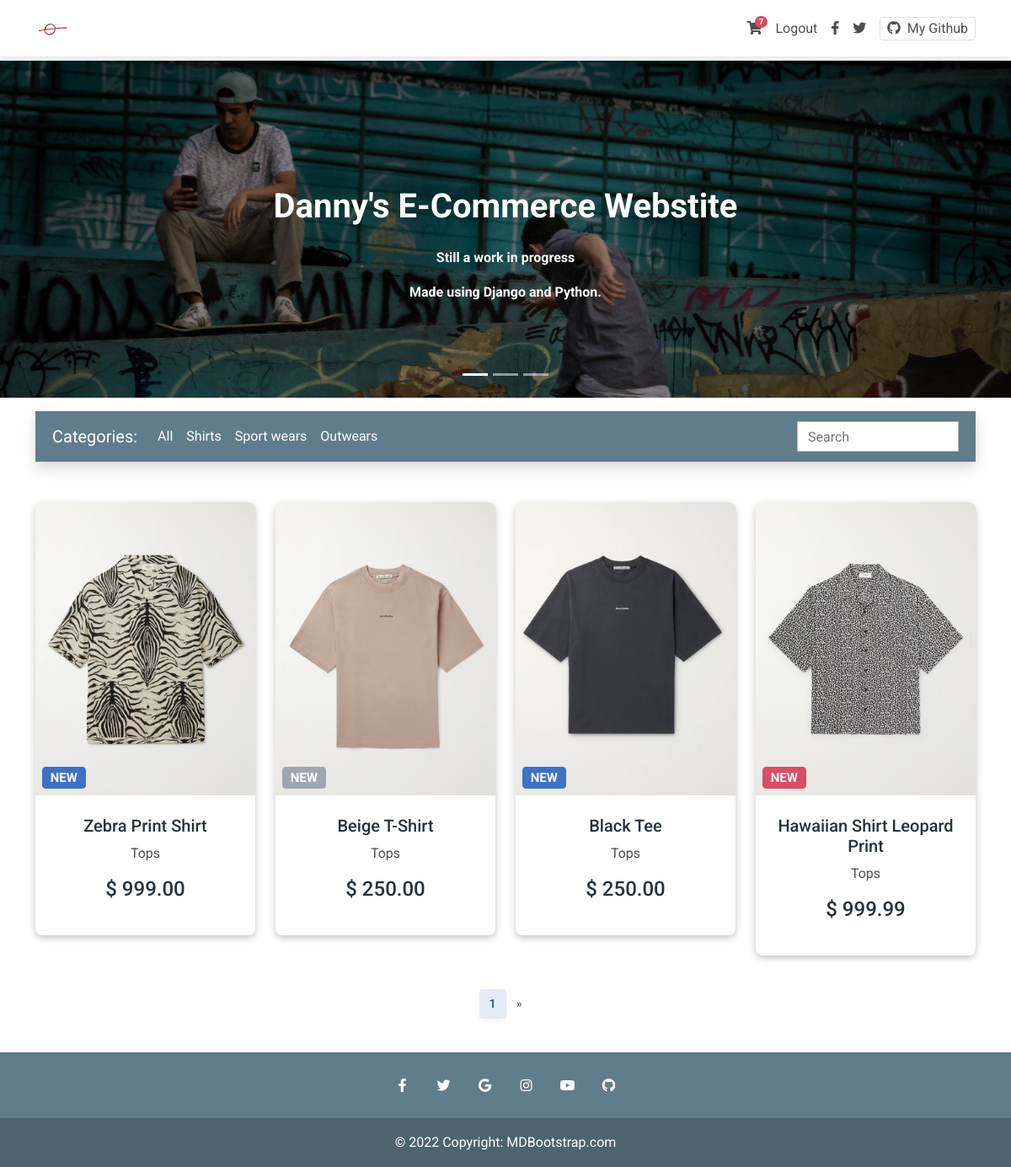
The app's page / (signed in) with its own data.
### myapp/models.py (models this page shows, shortened)
class Order(models.Model):
    user = models.ForeignKey(settings.AUTH_USER_MODEL,
                             on_delete=models.CASCADE)
    ordered = models.BooleanField(default=False)
    items = models.ManyToManyField(OrderItem)
    start_date = models.DateTimeField(auto_now_add=True)
    ordered_date = models.DateTimeField(auto_now_add=True)
    def get_quantity(self):
        count = 0
        for item in self.items.all():
                count += item.quantity
        return count

class OrderItem(models.Model):
    user = models.ForeignKey(settings.AUTH_USER_MODEL,
                             on_delete=models.CASCADE)
    item = models.ForeignKey(Item, on_delete=models.CASCADE)
    quantity = models.IntegerField(default=1)
    ordered = models.BooleanField(default=False)

class Item(models.Model):
    title = models.CharField(max_length=100)
    price = models.DecimalField(decimal_places=2, max_digits=10)
    discount = models.DecimalField(
        decimal_places=2, max_digits=10, null=True, blank=True)
    category = models.CharField(choices=CATEGORY_CHOICES, max_length=2)
    label = models.CharField(choices=LABEL_CHOICES, max_length=1)
    slug = models.SlugField()
    description = models.TextField()
    file_name = models.CharField(max_length=50)

### myapp/views.py (the view)
# urls.py: path('',views.HomeView.as_view(), name='home'),
class HomeView(ListView):
    model = Item
    paginate_by = 4
    template_name = 'index.html'

### myapp/templatetags/cart_count.py (called while the page is built)
@register.filter
def item_count(user):
    if user.is_authenticated:
        order_qs = Order.objects.filter(user=user, ordered=False)
        if order_qs.exists():
            order = order_qs[0]
            return order.get_quantity()
    return 0

@register.filter
def order_pk(user):
    if user.is_authenticated:
        order_qs = Order.objects.filter(user=user, ordered=False)
        if order_qs.exists():
            order = order_qs[0]
            return order.id
    return 0

### templates/index.html (shortened to what this page needs)
{% load static %}
{% load cart_count %}
<!DOCTYPE html>
<html lang="en">
  <head>
    <link
      rel="stylesheet"
      href="https://use.fontawesome.com/releases/v5.11.2/css/all.css"
    />
    <link rel="stylesheet" href="{% static 'css/mdb.min.css' %}" />
    <link rel="stylesheet" href="{% static 'css/style.css' %}" />
  </head>
  <body>
    <nav class="navbar fixed-top navbar-expand-lg navbar-light bg-white">
      <div class="container">
        <div class="collapse navbar-collapse" id="navbarSupportedContent1">
          <a class="navbar-brand mt-2 mt-sm-0" href="{% url 'myapp:home' %}">
            <img
              src="{% static 'img/isolate.jpg' %}"
              height="40"
              width="40"
              alt="Isolate Logo"
              loading="lazy"
            />
          </a>
        </div>
        <div class="d-flex align-items-center">
          {% if request.user.is_authenticated %}
          <a class="nav-link me-3" href="{% url 'myapp:summary' request.user|order_pk %}">
            <i class="fas fa-shopping-cart"></i>
            <span class="badge rounded-pill badge-notification bg-danger">{{ request.user|item_count }}</span>
          </a>
          <a class="nav-link me-3" href="{% url 'account_logout' %}" role="button">Logout
          </a>
          {% else %}
          <a class="nav-link me-3" href="{% url 'account_login' %}" role="button">Login
          </a>
          <a class="nav-link me-3" href="{% url 'account_signup' %}" role="button">Sign Up
          </a>
          {% endif %}
          <a class="nav-link me-3" href="#">
            <i class="fab fa-facebook-f"></i>
          </a>
          <a class="nav-link me-3" href="#">
            <i class="fab fa-twitter"></i>
          </a>
          <a
            href="https://github.com/dcueva7"
            class="border rounded px-2 nav-link"
            target="_blank"
          >
            <i class="fab fa-github me-2"></i>My Github
          </a>
        </div>
      </div>
    </nav>
    <div class="mt-5 pt-4">
    </div>
    {% block content %}
    <div
      id="carouselExampleCaptions"
      class="carousel slide carousel-fade"
      data-mdb-ride="carousel"
    >
      <div class="carousel-indicators">
        <button
          type="button"
          data-mdb-target="#carouselExampleCaptions"
          data-mdb-slide-to="0"
          class="active"
          aria-current="true"
          aria-label="Slide 1"
        ></button>
        <button
          type="button"
          data-mdb-target="#carouselExampleCaptions"
          data-mdb-slide-to="1"
          aria-label="Slide 2"
        ></button>
        <button
          type="button"
          data-mdb-target="#carouselExampleCaptions"
          data-mdb-slide-to="2"
          aria-label="Slide 3"
        ></button>
      </div>
      <div class="carousel-inner">
        <div class="carousel-item active">
          <img
            src="{% static 'img/urban1.jpg' %}"
            class="d-block w-100"
            alt="Wild Landscape"
          />
          <div class="mask" style="background-color: rgba(0, 0, 0, 0.4)"></div>
          <div class="carousel-caption d-none d-sm-block mb-5">
            <h1 class="mb-4">
              <strong>Danny's E-Commerce Webstite</strong>
            </h1>
            <p>
              <strong>Still a work in progress</strong>
            </p>
            <p class="mb-4 d-none d-md-block">
              <strong
                >Made using Django and Python.</strong
              >
            </p>
          </div>
        </div>
      </div>
      <button class="carousel-control-prev" type="button" data-mdb-target="#carouselExampleCaptions" data-mdb-slide="prev">
        <span class="carousel-control-prev-icon" aria-hidden="true"></span>
      </button>
      <button class="carousel-control-next" type="button" data-mdb-target="#carouselExampleCaptions" data-mdb-slide="next">
        <span class="carousel-control-next-icon" aria-hidden="true"></span>
      </button>
    </div>
    <main>
      <div class="container">
        <nav
          class="navbar navbar-expand-lg navbar-dark mt-3 mb-5 shadow p-2"
          style="background-color: #607d8b"
        >
          <div class="container-fluid">
            <a class="navbar-brand" href="#">Categories:</a>
            <div class="collapse navbar-collapse" id="navbarSupportedContent2">
              <ul class="navbar-nav me-auto mb-2 mb-lg-0">
                <li class="nav-item acitve">
                  <a class="nav-link text-white" href="#">All</a>
                </li>
                <li class="nav-item">
                  <a class="nav-link text-white" href="#">Shirts</a>
                </li>
                <li class="nav-item">
                  <a class="nav-link text-white" href="#">Sport wears</a>
                </li>
                <li class="nav-item">
                  <a class="nav-link text-white" href="#">Outwears</a>
                </li>
              </ul>
              <form class="w-auto py-1" style="max-width: 12rem">
                <input
                  type="search"
                  class="form-control rounded-0"
                  placeholder="Search"
                  aria-label="Search"
                />
              </form>
            </div>
          </div>
        </nav>
        <section>
          <div class="text-center">
            <div class="row">
              {% for item in object_list %}
              <div class="col-lg-3 col-md-6 mb-4">
                <div class="card">
                  <div
                    class="bg-image hover-zoom ripple ripple-surface ripple-surface-light"
                    data-mdb-ripple-color="light"
                  >
                    <img
                      src="{% static item.file_name %}"
                      class="w-100"
                    />
                    <a href="{% url 'myapp:product' item.slug %}">
                      <div class="mask">
                        <div
                          class="d-flex justify-content-start align-items-end h-100"
                        >
                          <h5>
                            <span
                              class="badge bg-{{ item.get_label_display }} ms-2"
                              >NEW</span
                            >
                          </h5>
                        </div>
                      </div>
                    </a>
                  </div>
                  <div class="card-body">
                    <a href="{% url 'myapp:product' item.slug %}" class="text-reset">
                      <h5 class="card-title mb-2">{{ item.title }}</h5>
                    </a>
                    <a href="" class="text-reset">
                      <p>{{ item.get_category_display }}</p>
                    </a>
                    <h6 class="mb-3 price">$
                      {% if item.discount %}
                      {{ item.discount }}
                      {% else %}
                      {{ item.price }}
                      {% endif %}
                    </h6>
                  </div>
                </div>
              </div>
              {% endfor %}
            </div>
          </div>
        </section>
        <nav
          aria-label="Page navigation example"
          class="d-flex justify-content-center mt-3"
        >
          <ul class="pagination">
            <li class="page-item active">
              <a class="page-link" href="?page={{ page_obj.number }}">{{ page_obj.number }}</a>
            </li>
            {% if page_obj.has_next %}
            <li class="page-item">
              <a class="page-link" href="?page={{ page_obj.next_page_number }}" aria-label="Next">
                <span aria-hidden="true">&raquo;</span>
              </a>
            </li>
            {% endif %}
          </ul>
        </nav>
      </div>
    </main>
    {% endblock content %}
    <footer
      class="text-center text-white mt-4"
      style="background-color: #607d8b"
    >
      <hr class="text-dark" />
      <div class="container">
        <section class="mb-3">
          <a
            class="btn-link btn-floating btn-lg text-white"
            href="#!"
            role="button"
            data-mdb-ripple-color="dark"
            ><i class="fab fa-facebook-f"></i
          ></a>
          <a
            class="btn-link btn-floating btn-lg text-white"
            href="#!"
            role="button"
            data-mdb-ripple-color="dark"
            ><i class="fab fa-twitter"></i
          ></a>
          <a
            class="btn-link btn-floating btn-lg text-white"
            href="#!"
            role="button"
            data-mdb-ripple-color="dark"
            ><i class="fab fa-google"></i
          ></a>
          <a
            class="btn-link btn-floating btn-lg text-white"
            href="#!"
            role="button"
            data-mdb-ripple-color="dark"
            ><i class="fab fa-instagram"></i
          ></a>
          <a
            class="btn-link btn-floating btn-lg text-white"
            href="#!"
            role="button"
            data-mdb-ripple-color="dark"
            ><i class="fab fa-youtube"></i
          ></a>
          <a
            class="btn-link btn-floating btn-lg text-white"
            href="https://github.com/dcueva7"
            role="button"
            data-mdb-ripple-color="dark"
            ><i class="fab fa-github"></i
          ></a>
        </section>
      </div>
      <div
        class="text-center p-3"
        style="background-color: rgba(0, 0, 0, 0.2); text-color: #e0e0e0"
      >
        © 2022 Copyright:
        <a class="text-white" href="https://mdbootstrap.com/"
          >MDBootstrap.com</a
        >
      </div>
    </footer>
  </body>
</html>

### static/css/style.css (style rules this page uses)
.carousel-item { height: 50vh; }
.card { box-shadow: rgba(0, 0, 0, 0.24) 0px 3px 8px; }
.price { color: #263238; font-size: 24px; }
.card-title { color:#263238 }

### records on screen
Item: file_name (picture), title "Zebra Print Shirt", category "Tops", price "999.00"
Item: file_name (picture), title "Beige T-Shirt", category "Tops", price "250.00"
Item: file_name (picture), title "Black Tee", category "Tops", price "250.00"
Item: file_name (picture), title "Hawaiian Shirt Leopard Print", category "Tops", price "999.99"

### other values on screen
{{ request.user|item_count }} "7"
{{ page_obj.number }} "1"
